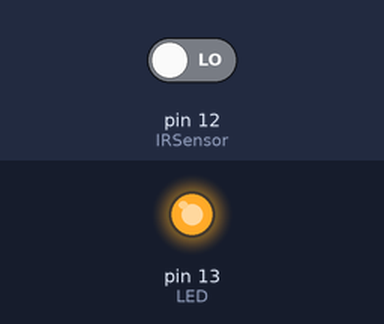
Bench run of a sketch on a simulated Arduino Uno, built with avr-gcc and run on an emulated ATmega328P. Parts: output pins drawn as LEDs (lit = HIGH). The inputs (shaded band) are chosen by the test bench; at power-on: pin 12 (IRSensor) LOW. What the sketch prints to the serial monitor is not drawn.

Above: at 1.2 s.
1.3 s: pin 12 (IRSensor) driven HIGH
At 2.5 s:
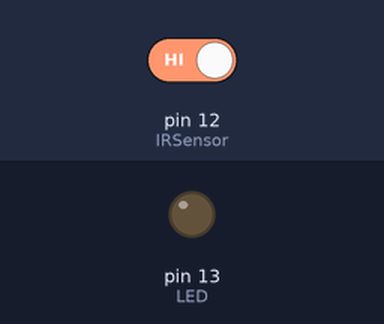
2.8 s: pin 12 (IRSensor) driven LOW
At 3.9 s:
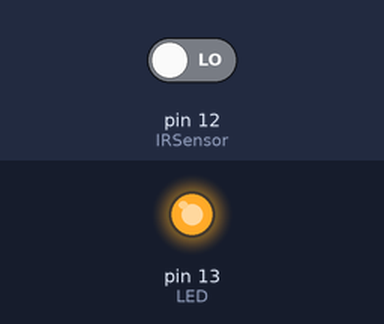
Timing chart, 0 to 5.8 s (numbered marks = the images above; inputs shaded):
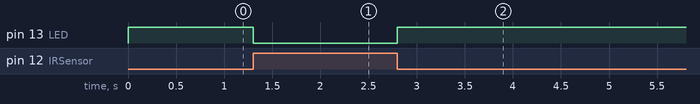

Measured:
- after the input at 1.3 s, pin 13 (LED): HIGH → LOW at once
- after the input at 2.8 s, pin 13 (LED): LOW → HIGH at once

The sketch:

IR_sensor_arduino.ino
```cpp
// Arduino IR Sensor Code

int IRSensor = 12; // connect ir sensor module to Arduino pin 9

int LED = 13; // conect LED to Arduino pin 13

void setup()

{

  Serial.begin(115200); // Init Serila at 115200 Baud

  Serial.print("Serial Working"); // Test to check if serial is working or not

  pinMode(IRSensor, INPUT); // IR Sensor pin INPUT

  pinMode(LED, OUTPUT); // LED Pin Output

}


void loop()

{

  int sensorStatus = digitalRead(IRSensor); // Set the GPIO as Input


  if (sensorStatus == 1) // Check if the pin high or not

  {

    // if the pin is high turn off the onboard Led

    digitalWrite(LED, LOW); // LED LOW

  //  Serial.println("Motion Ended!"); // print Motion Detected! on the serial monitor window

  }

  else

  {

    //else turn on the onboard LED

    digitalWrite(LED, HIGH); // LED High

    //Serial.println("Motion Detected!"); // print Motion Ended! on the serial monitor window

  }

}
```
